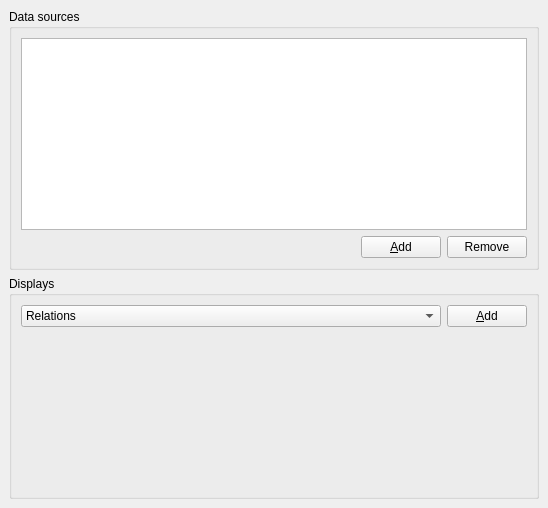
<ui version="4.0" >
 <class>DataDisplays</class>
 <widget class="QWidget" name="DataDisplays" >
  <property name="geometry" >
   <rect>
    <x>0</x>
    <y>0</y>
    <width>548</width>
    <height>508</height>
   </rect>
  </property>
  <property name="windowTitle" >
   <string>Form</string>
  </property>
  <layout class="QVBoxLayout" >
   <property name="margin" >
    <number>9</number>
   </property>
   <property name="spacing" >
    <number>6</number>
   </property>
   <item>
    <widget class="QGroupBox" name="groupBox" >
     <property name="title" >
      <string>Data sources</string>
     </property>
     <layout class="QVBoxLayout" >
      <property name="margin" >
       <number>9</number>
      </property>
      <property name="spacing" >
       <number>6</number>
      </property>
      <item>
       <widget class="QListView" name="streams" />
      </item>
      <item>
       <layout class="QHBoxLayout" >
        <property name="margin" >
         <number>0</number>
        </property>
        <property name="spacing" >
         <number>6</number>
        </property>
        <item>
         <spacer>
          <property name="orientation" >
           <enum>Qt::Horizontal</enum>
          </property>
          <property name="sizeHint" >
           <size>
            <width>40</width>
            <height>20</height>
           </size>
          </property>
         </spacer>
        </item>
        <item>
         <widget class="QPushButton" name="add_stream" >
          <property name="text" >
           <string>&amp;Add</string>
          </property>
         </widget>
        </item>
        <item>
         <widget class="QPushButton" name="remove_stream" >
          <property name="text" >
           <string>Remove</string>
          </property>
         </widget>
        </item>
       </layout>
      </item>
     </layout>
    </widget>
   </item>
   <item>
    <widget class="QGroupBox" name="displaysGroup" >
     <property name="title" >
      <string>Displays</string>
     </property>
     <layout class="QVBoxLayout" >
      <property name="margin" >
       <number>9</number>
      </property>
      <property name="spacing" >
       <number>6</number>
      </property>
      <item>
       <layout class="QHBoxLayout" >
        <property name="margin" >
         <number>0</number>
        </property>
        <property name="spacing" >
         <number>6</number>
        </property>
        <item>
         <widget class="QComboBox" name="display_types" >
          <property name="sizePolicy" >
           <sizepolicy>
            <hsizetype>5</hsizetype>
            <vsizetype>0</vsizetype>
            <horstretch>1</horstretch>
            <verstretch>0</verstretch>
           </sizepolicy>
          </property>
          <item>
           <property name="text" >
            <string>Relations</string>
           </property>
          </item>
         </widget>
        </item>
        <item>
         <widget class="QPushButton" name="display_add" >
          <property name="text" >
           <string>&amp;Add</string>
          </property>
         </widget>
        </item>
       </layout>
      </item>
      <item>
       <widget class="QToolBox" name="display_configs" >
        <property name="sizePolicy" >
         <sizepolicy>
          <hsizetype>5</hsizetype>
          <vsizetype>3</vsizetype>
          <horstretch>0</horstretch>
          <verstretch>0</verstretch>
         </sizepolicy>
        </property>
        <property name="currentIndex" >
         <number>-1</number>
        </property>
       </widget>
      </item>
     </layout>
    </widget>
   </item>
  </layout>
 </widget>
 <resources/>
 <connections/>
</ui>
